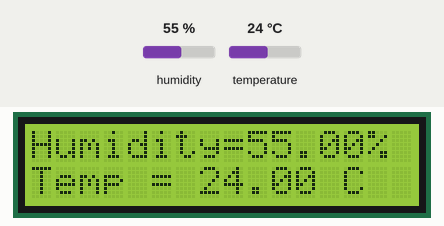
This sketch was run on a simulated Arduino Uno, built with avr-gcc and run on an emulated ATmega328P. Parts: 16×2 character LCD. Inputs (shaded band) come from the test bench; at power-on: humidity 55 %, temperature 24 °C. What the sketch prints to the serial monitor is not drawn.

Above: at 2.7 s.
2.8 s: humidity set to 22 %
At 6.9 s:
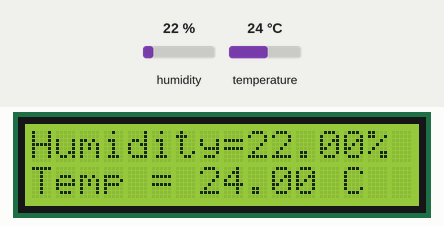
8.8 s: temperature set to 12 °C
At 13.0 s:
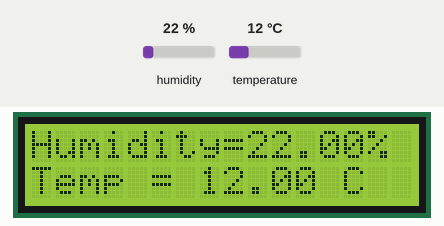
14.8 s: humidity set to 40 %
At 17.8 s:
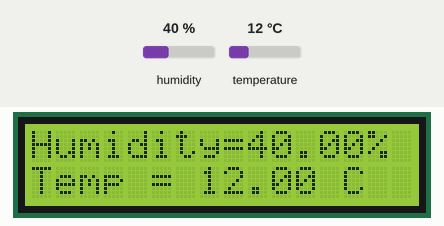
20.8 s: temperature set to 19 °C
At 22.7 s:
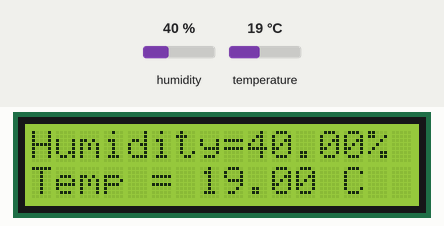
Timing chart, 0 to 24.2 s (numbered marks = the images above; inputs shaded):
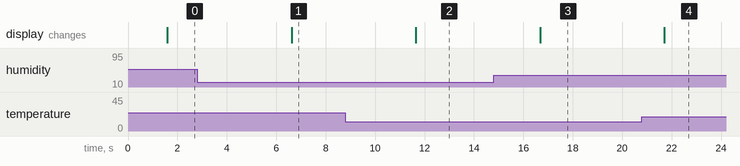

The sketch:

Display_DHT11_reading_on_LCD.ino
```cpp
/*
   DHT11 Temperature and Humidity Sensor With Arduino
   For more details, visit: https://techzeero.com/arduino-tutorials/dht11-with-arduino/
*/

//LiquidCrystal Library for LCD :- https://github.com/arduino-libraries/LiquidCrystal

#include <dht.h>
#include <LiquidCrystal.h>

#define dht_pin A0     // Analog Pin A0 of Arduino is connected to DHT11 out pin
LiquidCrystal lcd(12, 11, 5, 4, 3, 2);

dht DHT;

void setup()
{
  Serial.begin(9600);
  lcd.begin(16, 2);
  delay(500);
  Serial.println("DHT11 Humidity & temperature Sensor\n\n");
  delay(1000);
}

void loop()
{
    DHT.read11(dht_pin);

    Serial.print("Humidity = ");
    Serial.print(DHT.humidity);
    Serial.print("%    ");
    Serial.print("Temperature = ");
    Serial.print(DHT.temperature);
    Serial.println(" C");
    lcd.setCursor(0, 0);
    lcd.print("Humidity=");
    lcd.print(DHT.humidity);
    lcd.print("%");
    lcd.setCursor(0, 1);
    lcd.print("Temp = ");
    lcd.print(DHT.temperature);
    lcd.print(" C");
    delay(5000); //Reduce Time for Quick Reply
}
```

Measured:
- after the input at 2.8 s, the display: changes after 3.8 s (image 1)
- after the input at 8.8 s, the display: changes after 2.9 s (image 2)
- after the input at 14.8 s, the display: changes after 1.9 s (image 3)
- after the input at 20.8 s, the display: changes after 0.91 s (image 4)
